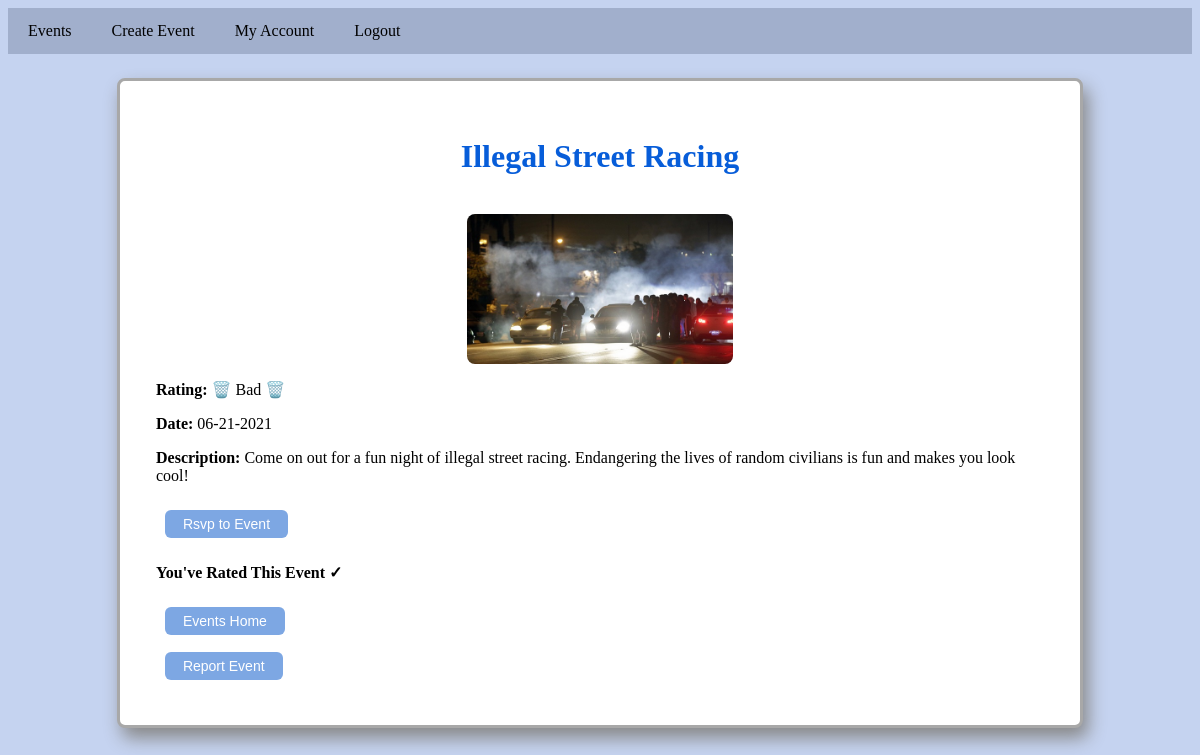
Page /index/5 (signed in) on the committed database.
### models.py (models this page shows, shortened)
class Event(db.Model):
    id = db.Column("id", db.Integer, primary_key=True)
    title = db.Column("title",db.String(200))
    text = db.Column("text", db.String(100))
    date = db.Column("date", db.String(50))
    rating = db.Column("rating", db.Integer, default=0)
    user_id = db.Column(db.Integer, db.ForeignKey("user.id"), nullable=False)
    image_name = db.Column(db.String(30), index=True)
    report_count = db.Column("reported", db.Integer, default=0)

### event_app.py (the view)
@app.route('/index/<event_id>')
def event(event_id):
    if session.get('user'):
        a_event = db.session.query(Event).filter_by(id=event_id).one()
        a_rsvp = db.session.query(Rsvp).filter(Rsvp.event_id == event_id, Rsvp.user_id == session['user_id']).all()
        a_rating = db.session.query(Rating).filter(Rating.event_id == event_id, Rating.user_id == session['user_id']).all()
        return render_template("event.html", event=a_event, user=session['user'], rsvp=a_rsvp, rating = a_rating)
    else:
        return redirect(url_for('login'))

### templates/event.html (shortened to what this page needs)
<!DOCTYPE html>
<html lang="en">
    <head>
		<link rel="stylesheet" href="{{ url_for('static', filename='main.css') }}">
    </head>
    <body>
		<nav>
			<a href="{{ url_for('index') }}">Events</a>
            <a href="{{ url_for('new') }}">Create Event</a>
			<a href="{{ url_for('profile') }}">My Account</a>
			<a href="{{ url_for('logout')}}">Logout</a>
		</nav>
        <div class="body">
			<h1>{{ event.title }}</h1>
			<img src="/{{ event.image_name }}" alt="{{ event.image_name }}" class="center">
			<p><strong>Rating:</strong>
				{% if event.rating <= -25%}
					🗑️ Bad 🗑️
				{% endif %}
			</p>
			<p><strong>Date: </strong>{{ event.date }}</p>
			<p><strong>Description: </strong>{{ event.text }}</p>
			<tr>
				<td>
					{% if rsvp %}
					<p><strong>You've Rsvp'd ✓</strong></p>
					{% else %}
			<form action="{{ url_for('rsvp', event_id=event.id) }}" method="post">
				<input type="submit" value="Rsvp to Event">
			</form>
					{% endif %}
					{% if rating %}
					<p><strong>You've Rated This Event ✓</strong></p>
					{% endif %}
					<form action="{{ url_for('index') }}">
					<input type="submit" value="Events Home">
					</form>
					<form action="{{ url_for('report', event_id=event.id) }}" method="post">
					<input type="submit" value="Report Event">
					</form>
				</td>
			</tr>
		</div>
    </body>
</html>

### static/main.css (style rules this page uses)
body { background-color: #c5d3f0; }
.body { margin: auto; margin-top: 2%; margin-bottom: 5%; width: 75%; border-style: solid; border-color: #a8a8a8; border-radius: 8px; box-shadow: 5px 10px 18px #888888; padding: 3%; background-color: white; }
h1 { color: #075dd9; text-align: center; }
nav { list-style-type: none; margin-bottom: 0; padding: 0; overflow: hidden; background-color: #a1afcc; }
nav a { float: left; display: block; color: black; padding: 14px 20px; text-decoration: none; }
.center { display: block; margin-left: auto; margin-right: auto; width: 30%; border-radius: 8px; }
input[type="submit"] { background-color: #7da7e3; border: none; border-radius: 6px; color: white; padding: 6px 18px; text-align: center; text-decoration: none; display: inline-block; font-size: 14px; margin: 1% }

### rows in the picture
Event: title "Illegal Street Racing", image_name (picture), date "06-21-2021", text "Come on out for a fun night of illegal street racing. Endangering the lives of random civilians is fun and makes you look cool!"
